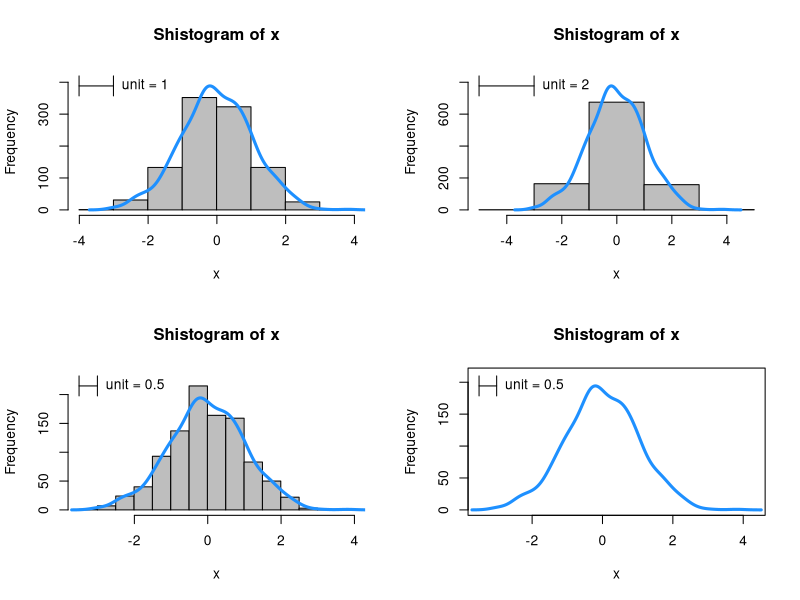

R code for this plot:
## ---- chunk 1
shistogram <- function(z,unit,plotHist=TRUE) {
  n <- length(z)
  main <- paste("Shistogram of",deparse(substitute(z)))
  d <- density(z)
  ymax <- max(d$y*n*unit)
  if (plotHist) {
    h <- hist(z, breaks=seq(from=min(z)-unit,to=max(z)+unit,by=unit),
              plot=FALSE)
    ymax <- max(ymax,h$count)
    plot(h, col="grey",main=main,xlab=deparse(substitute(z)),
              ylim=c(0,1.1*ymax))
  } else {
    ymax <- ymax
    h <- hist(z, breaks=seq(from=min(z)-unit,to=max(z)+unit,by=unit),plot=FALSE)
    plot(0,0,type="n",xlim=c(min(z)-unit,max(z)+unit),ylim=c(0,1.1*ymax),
         xlab=deparse(substitute(z)),ylab="Frequency",main=main)
  }
  lines(d$x, d$y*n*unit, lwd=3, col="dodgerblue")
  arrows(min(z) - unit, ymax, 
         min(z), ymax,
         angle=90,code=3,length=.1)
  text(min(z), ymax,
       paste("unit =",unit), pos=4)
}
## ---- chunk 2
set.seed(1)
n <- 1000
x <- rnorm(n)
par(mfrow=c(2,2))
shistogram(x,unit=1)
shistogram(x,unit=2)
shistogram(x,unit=.5)
shistogram(x,unit=.5,plotHist=FALSE)
